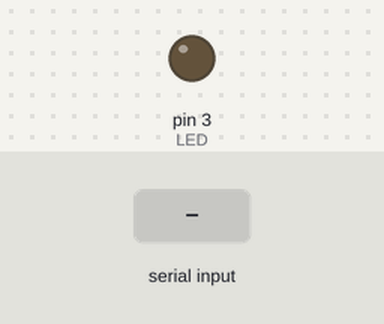
The sketch below on a simulated Arduino Uno, built with avr-gcc and run on an emulated ATmega328P. Parts: output pins drawn as LEDs (lit = HIGH). Inputs (shaded band) come from the test bench.

Above: at 1.2 s.
1.3 s: "1" received over Serial
At 1.9 s:
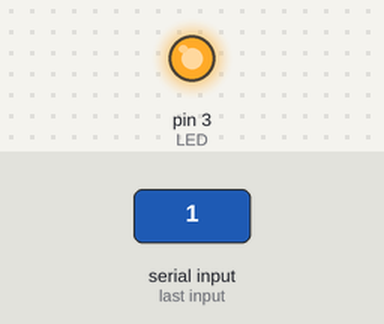
2.8 s: "0" received over Serial
At 4.2 s:
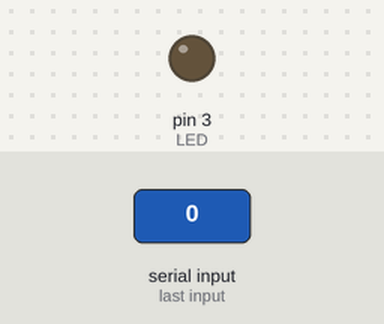
Timing chart, 0 to 5.8 s (numbered marks = the images above; inputs shaded):
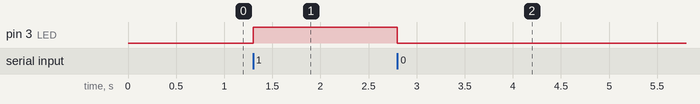

Measured:
- after the input at 1.3 s, pin 3 (LED): LOW → HIGH at once
- after the input at 2.8 s, pin 3 (LED): HIGH → LOW at once

The sketch:

blumReceiveSketchSimple.ino
```cpp
/*Xbee send sketch

Daniel Godrick
1/8/2015

Simple send and receive xBee sketch. These sketches were
made by modifying sketches from Exploring Arduino by Jeremy Blum

*/

const int LED = 3;

char data = '0';//initialize as off

void setup(){
  Serial.begin(9600);
  pinMode(LED,OUTPUT);
  digitalWrite(LED,LOW); // turn LED off
}

void loop()
{
 if (Serial.available() > 0 ) //is there data?
  {
    data = Serial.read();//if there is, read the data

    if (data == '1')
    {
      digitalWrite(LED,HIGH); //if there is a '1', turn the light on
    }
    else if (data =='0')
    {
      digitalWrite(LED,LOW); //Turn off if '0'
    }
  }
}
```
